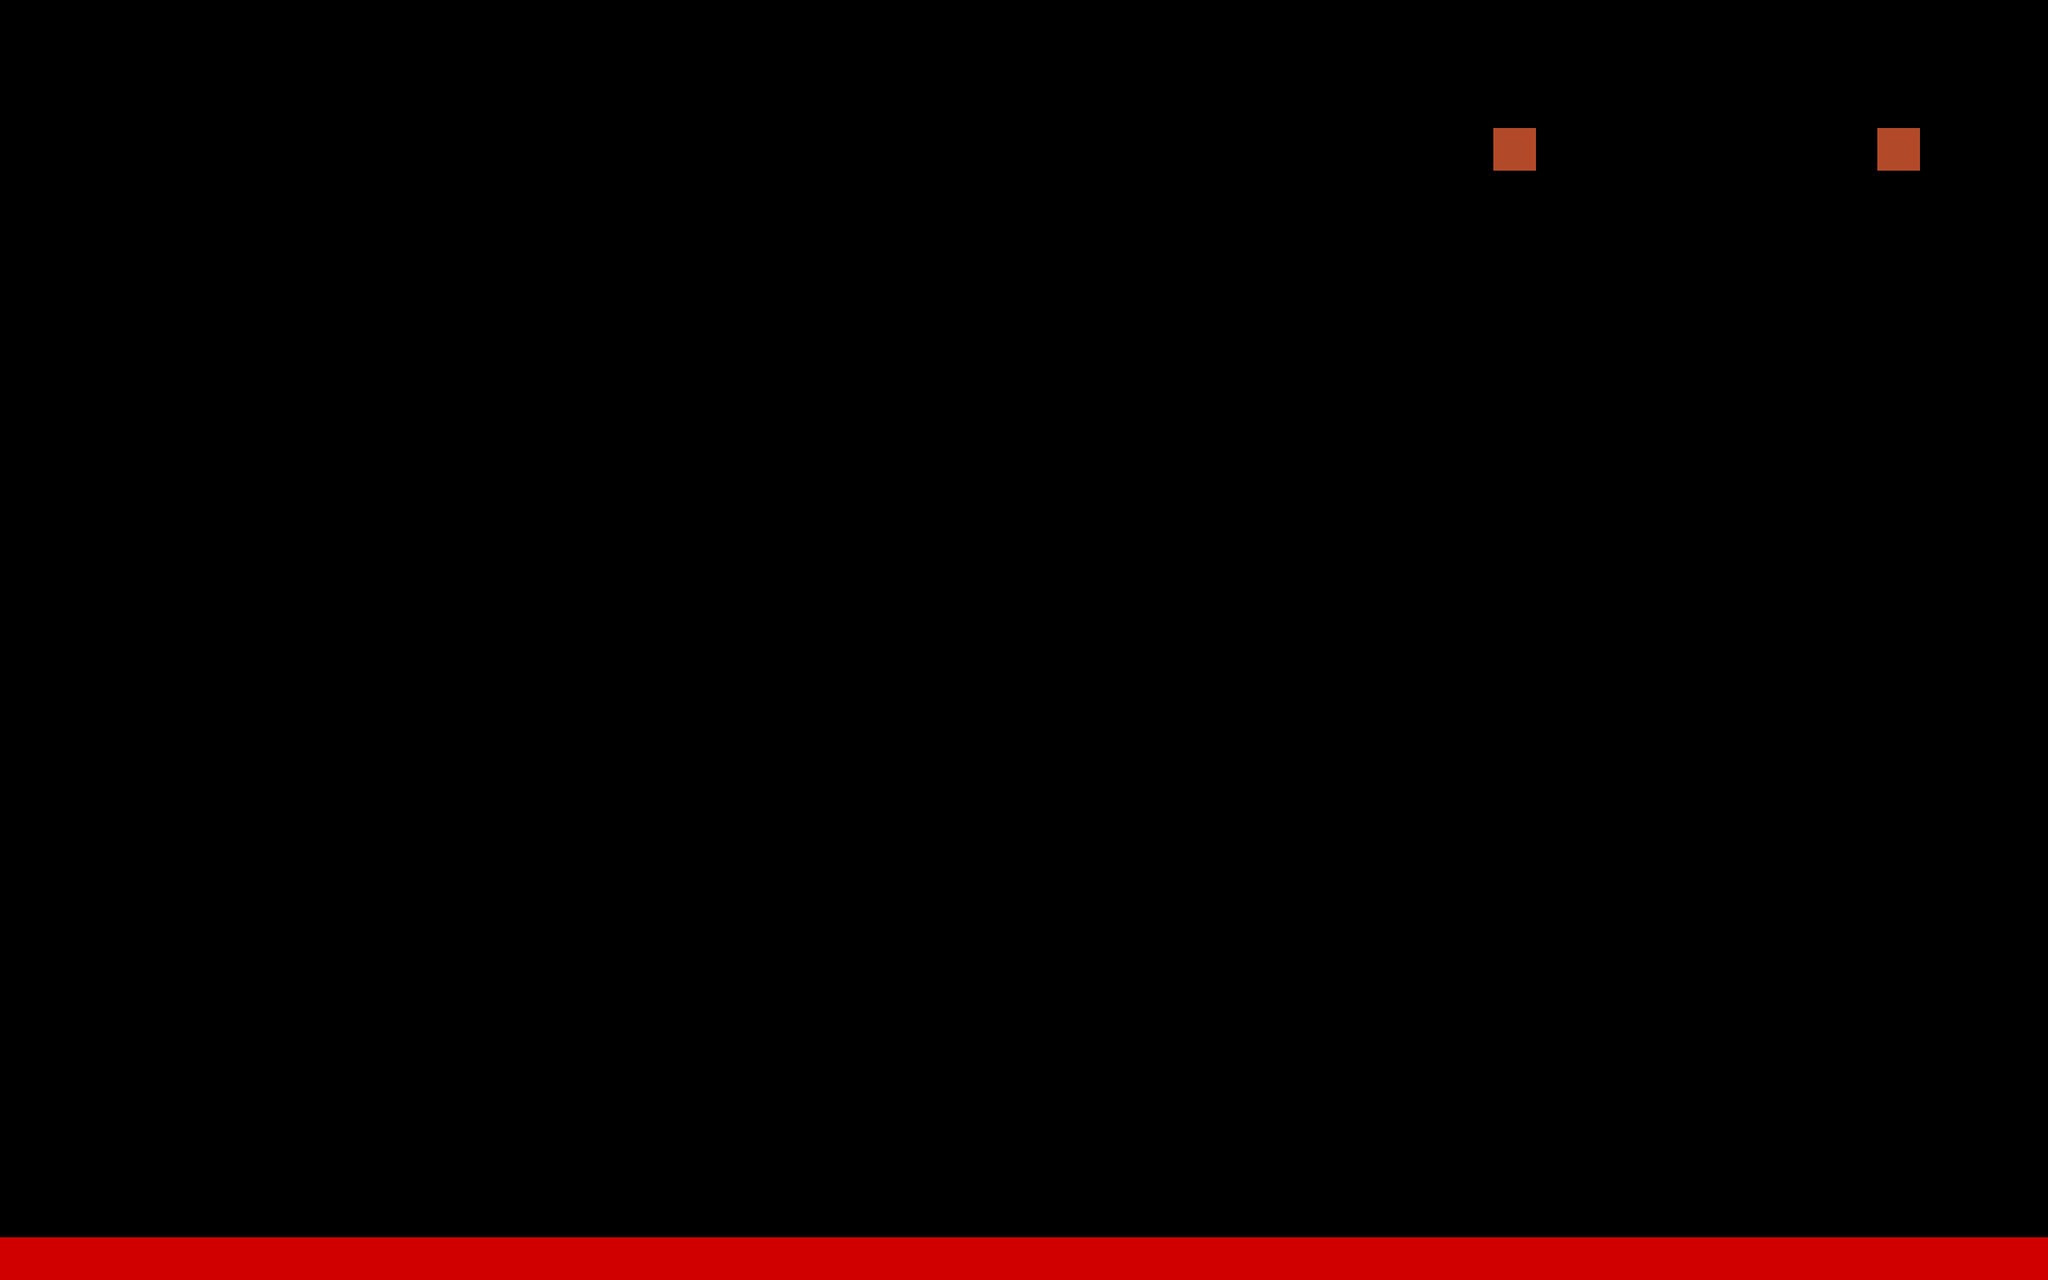

Below is a game level as drawn by its tile map, then a one-line description and the .tmx that defines it (tile-layer data replaced by summaries):
An orthogonal 48x30 tile map with 64x64 px tiles, 5 tile layers (layer_limits, layer_platforms, layer_decos1, layer_decos2, ...), 2 tilesets and 11 objects.

<map version="1.9" tiledversion="1.9.2" orientation="orthogonal" renderorder="right-down" width="48" height="30" tilewidth="64" tileheight="64" infinite="0" nextlayerid="27" nextobjectid="96">
 <editorsettings>
  <export target="level_06.json" format="json" />
 </editorsettings>
 <tileset firstgid="1" name="tileset" tilewidth="64" tileheight="64" tilecount="2052" columns="38">
  <image source="../assets/tileset.png" width="2480" height="3508" />
  <tile id="43">
   <properties>
    <property name="estSolide" type="bool" value="true" />
   </properties>
  </tile>
  <tile id="78">
   <properties>
    <property name="estSolide" type="bool" value="true" />
   </properties>
  </tile>
  <tile id="81">
   <properties>
    <property name="estSolide" type="bool" value="true" />
   </properties>
  </tile>
 </tileset>
 <tileset firstgid="2053" name="placeholder_test" tilewidth="64" tileheight="64" tilecount="2052" columns="38">
  <image source="../assets/placeholder_test.png" width="2480" height="3508" />
  <tile id="0">
   <properties>
    <property name="estSolide" type="bool" value="false" />
   </properties>
  </tile>
  <tile id="1">
   <properties>
    <property name="estSolide" type="bool" value="false" />
   </properties>
  </tile>
  <tile id="2">
   <properties>
    <property name="estSolide" type="bool" value="false" />
   </properties>
  </tile>
  <tile id="3">
   <properties>
    <property name="estSolide" type="bool" value="false" />
   </properties>
  </tile>
  <tile id="4">
   <properties>
    <property name="estSolide" type="bool" value="false" />
   </properties>
  </tile>
  <tile id="5">
   <properties>
    <property name="estSolide" type="bool" value="false" />
   </properties>
  </tile>
  <tile id="6">
   <properties>
    <property name="estSolide" type="bool" value="false" />
   </properties>
  </tile>
  <tile id="7">
   <properties>
    <property name="estSolide" type="bool" value="false" />
   </properties>
  </tile>
  <tile id="8">
   <properties>
    <property name="estSolide" type="bool" value="false" />
   </properties>
  </tile>
  <tile id="9">
   <properties>
    <property name="estSolide" type="bool" value="false" />
   </properties>
  </tile>
  <tile id="38">
   <properties>
    <property name="estSolide" type="bool" value="false" />
   </properties>
  </tile>
  <tile id="39">
   <properties>
    <property name="estSolide" type="bool" value="false" />
   </properties>
  </tile>
  <tile id="40">
   <properties>
    <property name="estSolide" type="bool" value="false" />
   </properties>
  </tile>
  <tile id="41">
   <properties>
    <property name="estSolide" type="bool" value="false" />
   </properties>
  </tile>
  <tile id="42">
   <properties>
    <property name="estSolide" type="bool" value="false" />
   </properties>
  </tile>
  <tile id="43">
   <properties>
    <property name="estSolide" type="bool" value="false" />
   </properties>
  </tile>
  <tile id="44">
   <properties>
    <property name="estSolide" type="bool" value="false" />
   </properties>
  </tile>
  <tile id="45">
   <properties>
    <property name="estSolide" type="bool" value="false" />
   </properties>
  </tile>
  <tile id="46">
   <properties>
    <property name="estSolide" type="bool" value="false" />
   </properties>
  </tile>
  <tile id="47">
   <properties>
    <property name="estSolide" type="bool" value="false" />
   </properties>
  </tile>
  <tile id="76">
   <properties>
    <property name="estSolide" type="bool" value="false" />
   </properties>
  </tile>
  <tile id="77">
   <properties>
    <property name="estSolide" type="bool" value="false" />
   </properties>
  </tile>
  <tile id="78">
   <properties>
    <property name="estSolide" type="bool" value="true" />
   </properties>
  </tile>
  <tile id="79">
   <properties>
    <property name="estSolide" type="bool" value="false" />
   </properties>
  </tile>
  <tile id="80">
   <properties>
    <property name="estSolide" type="bool" value="false" />
   </properties>
  </tile>
  <tile id="81">
   <properties>
    <property name="estSolide" type="bool" value="true" />
   </properties>
  </tile>
  <tile id="82">
   <properties>
    <property name="estSolide" type="bool" value="false" />
   </properties>
  </tile>
  <tile id="83">
   <properties>
    <property name="estSolide" type="bool" value="false" />
   </properties>
  </tile>
  <tile id="84">
   <properties>
    <property name="estSolide" type="bool" value="false" />
   </properties>
  </tile>
  <tile id="85">
   <properties>
    <property name="estSolide" type="bool" value="false" />
   </properties>
  </tile>
  <tile id="114">
   <properties>
    <property name="estSolide" type="bool" value="false" />
   </properties>
  </tile>
  <tile id="115">
   <properties>
    <property name="estSolide" type="bool" value="false" />
   </properties>
  </tile>
  <tile id="116">
   <properties>
    <property name="estSolide" type="bool" value="false" />
   </properties>
  </tile>
  <tile id="117">
   <properties>
    <property name="estSolide" type="bool" value="false" />
   </properties>
  </tile>
  <tile id="118">
   <properties>
    <property name="estSolide" type="bool" value="false" />
   </properties>
  </tile>
  <tile id="119">
   <properties>
    <property name="estSolide" type="bool" value="false" />
   </properties>
  </tile>
  <tile id="120">
   <properties>
    <property name="estSolide" type="bool" value="false" />
   </properties>
  </tile>
  <tile id="121">
   <properties>
    <property name="estSolide" type="bool" value="false" />
   </properties>
  </tile>
  <tile id="122">
   <properties>
    <property name="estSolide" type="bool" value="false" />
   </properties>
  </tile>
  <tile id="123">
   <properties>
    <property name="estSolide" type="bool" value="false" />
   </properties>
  </tile>
  <tile id="152">
   <properties>
    <property name="estSolide" type="bool" value="false" />
   </properties>
  </tile>
  <tile id="153">
   <properties>
    <property name="estSolide" type="bool" value="false" />
   </properties>
  </tile>
  <tile id="154">
   <properties>
    <property name="estSolide" type="bool" value="false" />
   </properties>
  </tile>
  <tile id="155">
   <properties>
    <property name="estSolide" type="bool" value="false" />
   </properties>
  </tile>
  <tile id="156">
   <properties>
    <property name="estSolide" type="bool" value="false" />
   </properties>
  </tile>
  <tile id="157">
   <properties>
    <property name="estSolide" type="bool" value="false" />
   </properties>
  </tile>
  <tile id="158">
   <properties>
    <property name="estSolide" type="bool" value="false" />
   </properties>
  </tile>
  <tile id="159">
   <properties>
    <property name="estSolide" type="bool" value="false" />
   </properties>
  </tile>
  <tile id="160">
   <properties>
    <property name="estSolide" type="bool" value="false" />
   </properties>
  </tile>
  <tile id="161">
   <properties>
    <property name="estSolide" type="bool" value="false" />
   </properties>
  </tile>
  <tile id="190">
   <properties>
    <property name="estSolide" type="bool" value="false" />
   </properties>
  </tile>
  <tile id="191">
   <properties>
    <property name="estSolide" type="bool" value="false" />
   </properties>
  </tile>
  <tile id="192">
   <properties>
    <property name="estSolide" type="bool" value="false" />
   </properties>
  </tile>
  <tile id="193">
   <properties>
    <property name="estSolide" type="bool" value="false" />
   </properties>
  </tile>
  <tile id="194">
   <properties>
    <property name="estSolide" type="bool" value="false" />
   </properties>
  </tile>
  <tile id="195">
   <properties>
    <property name="estSolide" type="bool" value="false" />
   </properties>
  </tile>
  <tile id="196">
   <properties>
    <property name="estSolide" type="bool" value="false" />
   </properties>
  </tile>
  <tile id="197">
   <properties>
    <property name="estSolide" type="bool" value="false" />
   </properties>
  </tile>
  <tile id="198">
   <properties>
    <property name="estSolide" type="bool" value="false" />
   </properties>
  </tile>
  <tile id="199">
   <properties>
    <property name="estSolide" type="bool" value="false" />
   </properties>
  </tile>
  <tile id="228">
   <properties>
    <property name="estSolide" type="bool" value="false" />
   </properties>
  </tile>
  <tile id="229">
   <properties>
    <property name="estSolide" type="bool" value="false" />
   </properties>
  </tile>
  <tile id="230">
   <properties>
    <property name="estSolide" type="bool" value="false" />
   </properties>
  </tile>
  <tile id="231">
   <properties>
    <property name="estSolide" type="bool" value="false" />
   </properties>
  </tile>
  <tile id="232">
   <properties>
    <property name="estSolide" type="bool" value="false" />
   </properties>
  </tile>
  <tile id="233">
   <properties>
    <property name="estSolide" type="bool" value="false" />
   </properties>
  </tile>
  <tile id="234">
   <properties>
    <property name="estSolide" type="bool" value="false" />
   </properties>
  </tile>
  <tile id="235">
   <properties>
    <property name="estSolide" type="bool" value="false" />
   </properties>
  </tile>
  <tile id="236">
   <properties>
    <property name="estSolide" type="bool" value="false" />
   </properties>
  </tile>
  <tile id="237">
   <properties>
    <property name="estSolide" type="bool" value="false" />
   </properties>
  </tile>
  <tile id="266">
   <properties>
    <property name="estSolide" type="bool" value="false" />
   </properties>
  </tile>
  <tile id="267">
   <properties>
    <property name="estSolide" type="bool" value="false" />
   </properties>
  </tile>
  <tile id="268">
   <properties>
    <property name="estSolide" type="bool" value="false" />
   </properties>
  </tile>
  <tile id="269">
   <properties>
    <property name="estSolide" type="bool" value="false" />
   </properties>
  </tile>
  <tile id="270">
   <properties>
    <property name="estSolide" type="bool" value="false" />
   </properties>
  </tile>
  <tile id="271">
   <properties>
    <property name="estSolide" type="bool" value="false" />
   </properties>
  </tile>
  <tile id="272">
   <properties>
    <property name="estSolide" type="bool" value="false" />
   </properties>
  </tile>
  <tile id="273">
   <properties>
    <property name="estSolide" type="bool" value="false" />
   </properties>
  </tile>
  <tile id="274">
   <properties>
    <property name="estSolide" type="bool" value="false" />
   </properties>
  </tile>
  <tile id="275">
   <properties>
    <property name="estSolide" type="bool" value="false" />
   </properties>
  </tile>
  <tile id="304">
   <properties>
    <property name="estSolide" type="bool" value="false" />
   </properties>
  </tile>
  <tile id="305">
   <properties>
    <property name="estSolide" type="bool" value="false" />
   </properties>
  </tile>
  <tile id="306">
   <properties>
    <property name="estSolide" type="bool" value="false" />
   </properties>
  </tile>
  <tile id="307">
   <properties>
    <property name="estSolide" type="bool" value="false" />
   </properties>
  </tile>
  <tile id="308">
   <properties>
    <property name="estSolide" type="bool" value="false" />
   </properties>
  </tile>
  <tile id="309">
   <properties>
    <property name="estSolide" type="bool" value="false" />
   </properties>
  </tile>
  <tile id="310">
   <properties>
    <property name="estSolide" type="bool" value="false" />
   </properties>
  </tile>
  <tile id="311">
   <properties>
    <property name="estSolide" type="bool" value="false" />
   </properties>
  </tile>
  <tile id="312">
   <properties>
    <property name="estSolide" type="bool" value="false" />
   </properties>
  </tile>
  <tile id="313">
   <properties>
    <property name="estSolide" type="bool" value="false" />
   </properties>
  </tile>
  <tile id="342">
   <properties>
    <property name="estSolide" type="bool" value="false" />
   </properties>
  </tile>
  <tile id="343">
   <properties>
    <property name="estSolide" type="bool" value="false" />
   </properties>
  </tile>
  <tile id="344">
   <properties>
    <property name="estSolide" type="bool" value="false" />
   </properties>
  </tile>
  <tile id="345">
   <properties>
    <property name="estSolide" type="bool" value="false" />
   </properties>
  </tile>
  <tile id="346">
   <properties>
    <property name="estSolide" type="bool" value="false" />
   </properties>
  </tile>
  <tile id="347">
   <properties>
    <property name="estSolide" type="bool" value="false" />
   </properties>
  </tile>
  <tile id="348">
   <properties>
    <property name="estSolide" type="bool" value="false" />
   </properties>
  </tile>
  <tile id="349">
   <properties>
    <property name="estSolide" type="bool" value="false" />
   </properties>
  </tile>
  <tile id="350">
   <properties>
    <property name="estSolide" type="bool" value="false" />
   </properties>
  </tile>
  <tile id="351">
   <properties>
    <property name="estSolide" type="bool" value="false" />
   </properties>
  </tile>
 </tileset>
 <layer id="1" name="layer_limits" width="48" height="30">
  <data>[1440 cells, 2 non-empty, 1 distinct tile ids]</data>
 </layer>
 <layer id="2" name="layer_platforms" width="48" height="30">
  <data>[1440 cells, 177 non-empty, 2 distinct tile ids]</data>
 </layer>
 <layer id="3" name="layer_decos1" width="48" height="30">
  <data>[1440 cells, 0 non-empty, 0 distinct tile ids]</data>
 </layer>
 <layer id="4" name="layer_decos2" width="48" height="30">
  <data>[1440 cells, 0 non-empty, 0 distinct tile ids]</data>
 </layer>
 <layer id="5" name="layer_deadZone" width="48" height="30">
  <data>[1440 cells, 48 non-empty, 1 distinct tile ids]</data>
 </layer>
 <objectgroup id="6" name="SpawnFrog">
  <object id="31" gid="56" x="0" y="448" width="64" height="64" />
 </objectgroup>
 <objectgroup id="7" name="SpawnHog" />
 <objectgroup id="8" name="SpawnRaven" />
 <objectgroup id="9" name="Cure" />
 <objectgroup id="10" name="Stake" />
 <objectgroup id="11" name="RavenPlatform" />
 <objectgroup id="12" name="Box">
  <object id="43" gid="86" x="1984" y="256" width="64" height="64" />
 </objectgroup>
 <objectgroup id="17" name="BigBox" />
 <objectgroup id="13" name="Break">
  <object id="32" x="1728" y="704" width="128" height="256" />
 </objectgroup>
 <objectgroup id="16" name="Pics" />
 <objectgroup id="18" name="WeakPlat">
  <object id="46" x="2816" y="896" width="192" height="64" />
 </objectgroup>
 <objectgroup id="23" name="WeakPlatVertical">
  <object id="84" x="2752" y="512" width="64" height="192" />
  <object id="91" x="2752" y="320" width="64" height="192" />
 </objectgroup>
 <objectgroup id="19" name="MovingPlats" visible="0">
  <object id="79" x="2016" y="288">
   <point />
  </object>
 </objectgroup>
 <objectgroup id="24" name="Door">
  <object id="86" x="2688" y="704" width="64" height="192" />
 </objectgroup>
 <objectgroup id="25" name="Button" visible="0">
  <object id="83" gid="2179" x="2112" y="960" width="128" height="64" />
 </objectgroup>
 <objectgroup id="26" name="ButtonBase" visible="0">
  <object id="81" gid="2217" x="2112" y="960" width="128" height="64" />
 </objectgroup>
 <objectgroup id="15" name="NextLevel">
  <object id="63" x="3008" y="1216" width="64" height="64" />
 </objectgroup>
</map>
